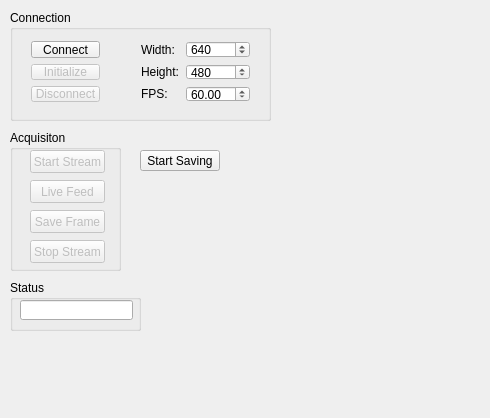
<?xml version="1.0" encoding="UTF-8"?>
<ui version="4.0">
 <class>FrmGrabWidget</class>
 <widget class="QWidget" name="FrmGrabWidget">
  <property name="geometry">
   <rect>
    <x>0</x>
    <y>0</y>
    <width>490</width>
    <height>418</height>
   </rect>
  </property>
  <property name="windowTitle">
   <string>FrmGrabWidget</string>
  </property>
  <widget class="QGroupBox" name="groupBox">
   <property name="geometry">
    <rect>
     <x>10</x>
     <y>10</y>
     <width>261</width>
     <height>111</height>
    </rect>
   </property>
   <property name="title">
    <string>Connection</string>
   </property>
   <widget class="QWidget" name="verticalLayoutWidget">
    <property name="geometry">
     <rect>
      <x>10</x>
      <y>20</y>
      <width>91</width>
      <height>83</height>
     </rect>
    </property>
    <layout class="QVBoxLayout" name="verticalLayout">
     <item>
      <widget class="QPushButton" name="connectButton">
       <property name="text">
        <string>Connect</string>
       </property>
      </widget>
     </item>
     <item>
      <widget class="QPushButton" name="initButton">
       <property name="enabled">
        <bool>false</bool>
       </property>
       <property name="text">
        <string>Initialize</string>
       </property>
      </widget>
     </item>
     <item>
      <widget class="QPushButton" name="disconnectButton">
       <property name="enabled">
        <bool>false</bool>
       </property>
       <property name="text">
        <string>Disconnect</string>
       </property>
      </widget>
     </item>
    </layout>
   </widget>
   <widget class="QWidget" name="gridLayoutWidget">
    <property name="geometry">
     <rect>
      <x>120</x>
      <y>20</y>
      <width>131</width>
      <height>83</height>
     </rect>
    </property>
    <layout class="QGridLayout" name="gridLayout">
     <item row="0" column="0">
      <widget class="QLabel" name="label">
       <property name="text">
        <string>Width:</string>
       </property>
      </widget>
     </item>
     <item row="1" column="0">
      <widget class="QLabel" name="label_2">
       <property name="text">
        <string>Height:</string>
       </property>
      </widget>
     </item>
     <item row="2" column="0">
      <widget class="QLabel" name="label_3">
       <property name="text">
        <string>FPS:</string>
       </property>
      </widget>
     </item>
     <item row="2" column="1">
      <widget class="QDoubleSpinBox" name="fpsSpinBox">
       <property name="minimum">
        <double>1.000000000000000</double>
       </property>
       <property name="maximum">
        <double>120.000000000000000</double>
       </property>
       <property name="value">
        <double>60.000000000000000</double>
       </property>
      </widget>
     </item>
     <item row="1" column="1">
      <widget class="QSpinBox" name="heightSpinBox">
       <property name="minimum">
        <number>1</number>
       </property>
       <property name="maximum">
        <number>2160</number>
       </property>
       <property name="singleStep">
        <number>10</number>
       </property>
       <property name="value">
        <number>480</number>
       </property>
      </widget>
     </item>
     <item row="0" column="1">
      <widget class="QSpinBox" name="widthSpinBox">
       <property name="minimum">
        <number>1</number>
       </property>
       <property name="maximum">
        <number>3840</number>
       </property>
       <property name="singleStep">
        <number>10</number>
       </property>
       <property name="value">
        <number>640</number>
       </property>
      </widget>
     </item>
    </layout>
   </widget>
  </widget>
  <widget class="QGroupBox" name="groupBox_3">
   <property name="geometry">
    <rect>
     <x>10</x>
     <y>280</y>
     <width>131</width>
     <height>51</height>
    </rect>
   </property>
   <property name="title">
    <string>Status</string>
   </property>
   <widget class="QLineEdit" name="statusLineEdit">
    <property name="geometry">
     <rect>
      <x>10</x>
      <y>20</y>
      <width>113</width>
      <height>20</height>
     </rect>
    </property>
   </widget>
  </widget>
  <widget class="QGroupBox" name="groupBox_2">
   <property name="geometry">
    <rect>
     <x>10</x>
     <y>130</y>
     <width>111</width>
     <height>141</height>
    </rect>
   </property>
   <property name="title">
    <string>Acquisiton</string>
   </property>
   <widget class="QPushButton" name="startStreamButton">
    <property name="enabled">
     <bool>false</bool>
    </property>
    <property name="geometry">
     <rect>
      <x>20</x>
      <y>20</y>
      <width>75</width>
      <height>23</height>
     </rect>
    </property>
    <property name="text">
     <string>Start Stream</string>
    </property>
   </widget>
   <widget class="QPushButton" name="liveFeedButton">
    <property name="enabled">
     <bool>false</bool>
    </property>
    <property name="geometry">
     <rect>
      <x>20</x>
      <y>50</y>
      <width>75</width>
      <height>23</height>
     </rect>
    </property>
    <property name="text">
     <string>Live Feed</string>
    </property>
   </widget>
   <widget class="QPushButton" name="saveFrameButton">
    <property name="enabled">
     <bool>false</bool>
    </property>
    <property name="geometry">
     <rect>
      <x>20</x>
      <y>80</y>
      <width>75</width>
      <height>23</height>
     </rect>
    </property>
    <property name="text">
     <string>Save Frame</string>
    </property>
   </widget>
   <widget class="QPushButton" name="stopStreamButton">
    <property name="enabled">
     <bool>false</bool>
    </property>
    <property name="geometry">
     <rect>
      <x>20</x>
      <y>110</y>
      <width>75</width>
      <height>23</height>
     </rect>
    </property>
    <property name="text">
     <string>Stop Stream</string>
    </property>
   </widget>
  </widget>
  <widget class="QPushButton" name="saveFramesButton">
   <property name="geometry">
    <rect>
     <x>140</x>
     <y>150</y>
     <width>80</width>
     <height>21</height>
    </rect>
   </property>
   <property name="text">
    <string>Start Saving</string>
   </property>
  </widget>
 </widget>
 <layoutdefault spacing="6" margin="11"/>
 <tabstops>
  <tabstop>connectButton</tabstop>
  <tabstop>initButton</tabstop>
  <tabstop>disconnectButton</tabstop>
  <tabstop>widthSpinBox</tabstop>
  <tabstop>heightSpinBox</tabstop>
  <tabstop>fpsSpinBox</tabstop>
  <tabstop>startStreamButton</tabstop>
  <tabstop>liveFeedButton</tabstop>
  <tabstop>saveFrameButton</tabstop>
  <tabstop>stopStreamButton</tabstop>
  <tabstop>statusLineEdit</tabstop>
 </tabstops>
 <resources/>
 <connections/>
</ui>
